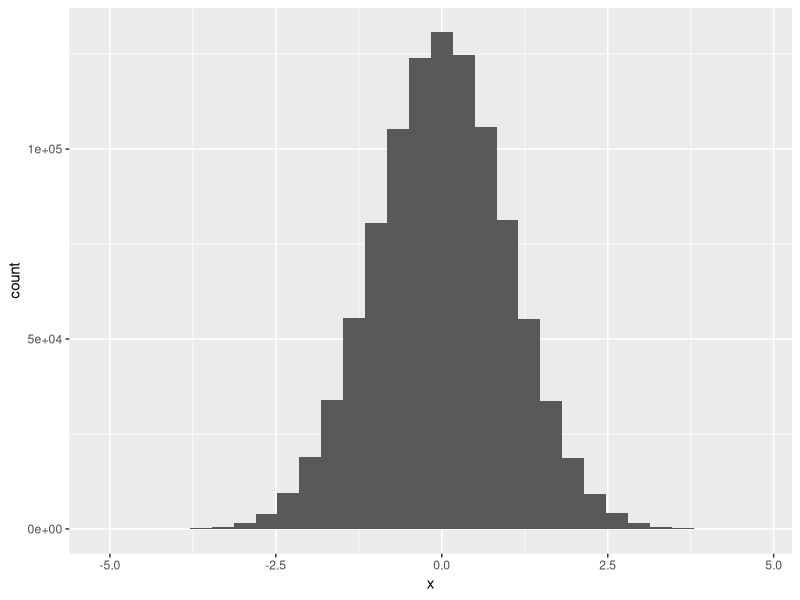

The R source for this figure:
## ---- chunk 1
knitr::opts_chunk$set(echo = TRUE)
library(ggplot2)
library(dplyr)

## ---- chunk 2
x <- rnorm(10^6)

ggplot(data.frame(x = x), aes(x = x)) + geom_histogram()
## ---- chunk 3
 rMLE <- function(params, y){
   
   mu = params[1]
   sigma = params[2]
   
   return(-1 * sum(dnorm(y, mean = mu, sd = sigma, log = TRUE)))
   
 }
## ---- chunk 4
 mle0 <- optim(par = c(2,3), rMLE, y = x)
 results <- mle0$par
 print(results)
## ---- chunk 5
 x3 <- rnorm(10^6, mean = 3, sd = 6)
 
 mle3 <- optim(par = c(0,1), rMLE, y = x3)
 
 results3 <- mle3$par
 print(results3)
## ---- chunk 6
 cMLE <- function(params, y.obs, y.cens = NULL){
   
   mu = params[1]
   sigma = params[2]
   
   
    obs_ll <- sum(dnorm(y.obs, mean = mu, sd = sigma, log = TRUE))
    cens_ll <- sum(pnorm(y.cens, mean = mu, sd = sigma, log.p = TRUE, lower.tail = TRUE))
    nll <- -1 * (obs_ll + cens_ll)
    
    return(nll)
   
 }
## ---- chunk 7
MDL <- -1.5

p <- seq(0.1, 1, by = 0.1)

results <- list()
  
  
for (i in 1:length(p)){
  
  # random sample of p percent of the data
  idx <- c(1:length(x)) %in% sample.int(length(x), length(x) * p[i])
  
  cens_data <- rep(MDL, length(x) * (1-p[i]))
  obs_data <- x[idx]
  
  mle <- optim(par = c(0,1), cMLE, y.obs = obs_data, y.cens = cens_data)
  
  results[[i]] <- mle$par
  
  print(paste("mu = ",results[[i]][1], "sd = ", results[[i]][2], "censored percentage = ", (100-p[i]*100)))
  
}

## ---- chunk 8
 rMLE_log <- function(params, y){
   
   mu = exp(params[1])
   sigma = exp(params[2])
   
   return(-1 * sum(dnorm(y, mean = mu, sd = sigma, log = TRUE)))
   
 }

# Simulate strictly positive log-normal data
z <- rlnorm(10^3, meanlog = 3, sdlog = 1)

mle_log <- optim(par = c(5,1), rMLE_log, y = z)

results <- exp(mle_log$par)

print(paste("mu = ",results[1], "sd = ", results[2]))
print(paste("observed mean = ", mean(z), "observed sd = ", sd(z)))
